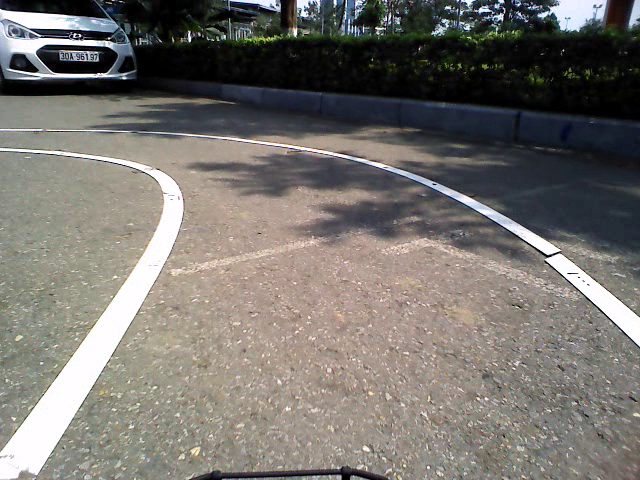
//> input picture Code_demo_tren_lop/Demo_code_bai_3/Contours/video_8.png, 640 x 480 px
$ ./main   (built with g++ and OpenCV 4)
//> lines starting //> are read from the running program, lines starting //| are printed output that depends on the picture; after the words box and inside, x2 and y2 are one past the last pixel; in counts of white or black regions, pixels touching at a corner belong together
#include <iostream>
#include <opencv2/highgui/highgui.hpp>
#include <opencv2/imgproc/imgproc.hpp>

using namespace std;
using namespace cv;

int main () {

	Mat img = imread("../video_8.png"); // mac dich doc la anh color // BGR
//> img is the input picture: 480 rows x 640 cols, CV_8UC3; mean B, G, R 110.5, 115.5, 119.3

	if(img.empty()){
		cout << "Failed" << endl;
		return 0;
	}


	// thres img
	cv::Mat gray, thres;

	cv::cvtColor(img, gray, CV_BGR2GRAY);
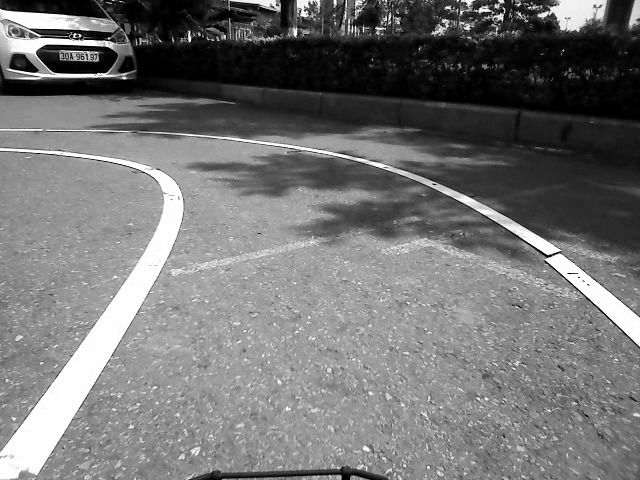
//> gray: 480 rows x 640 cols, CV_8UC1; min 0, max 255, mean 116

	threshold(gray, thres, 233, 255, THRESH_BINARY);
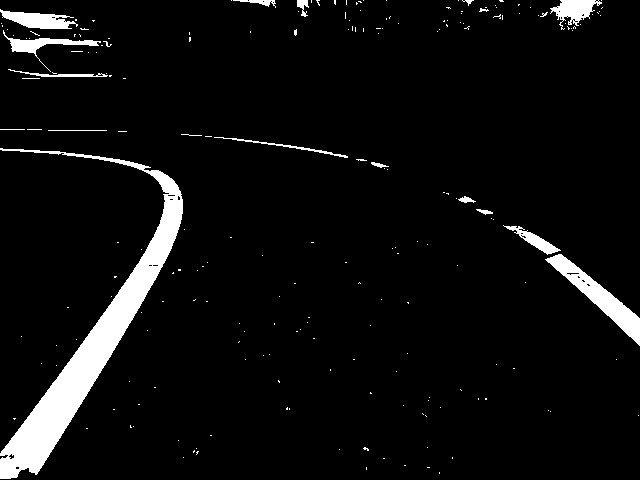
//> thres: 480 rows x 640 cols, CV_8UC1; 5.5% white; 210 white regions (192 under 20 px)


	//find contours

	vector<vector<Point>> contours;

	findContours(thres, contours, cv::RETR_TREE , cv::CHAIN_APPROX_SIMPLE);
//> contours = 243 contours, 228 with area under 20; largest, box (x1, y1, x2, y2) and area: (0, 148, 183, 479) 10064, (545, 254, 640, 346) 1942, (0, 9, 78, 29) 760, (550, 0, 602, 30) 654, (3, 30, 101, 72) 585

	cv::Mat mask = cv::Mat::zeros(thres.size(), CV_8UC1);

	int index = 0;

	for(auto & cnt : contours) {

		if(contourArea(cnt) > 255){
			drawContours(mask, contours, index, Scalar(255, 255, 255), 1);
		}

		index++;
	}
//> this loop made 243 passes
//> cnt on passes 1 to 3: 2 Points (x, y): [439, 472], [439, 473], 2 Points (x, y): [427, 467], [429, 467], 2 Points (x, y): [366, 467], [366, 469]
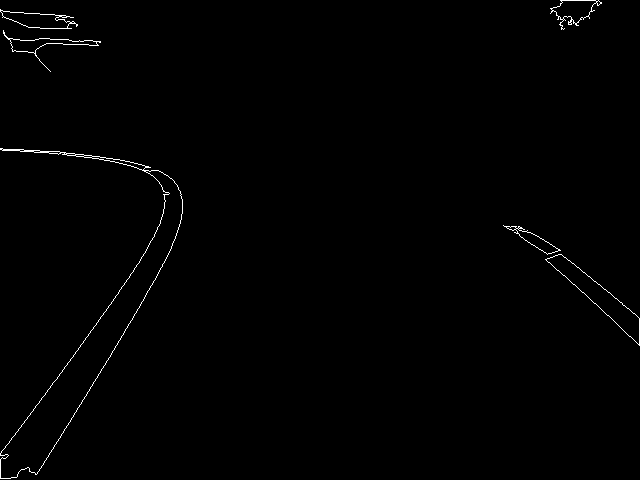
//> mask: 480 rows x 640 cols, CV_8UC1; 0.64% white in thin lines or dots
//> after the loop, index = 243

	vector<vector<Point>> convex(contours.size());
//> convex = 243 empty contours
	index=0;

	for(auto & cnt : contours){

		convexHull(cnt, convex[index++]);

	}
//> after the loop, convex = 243 contours, 225 with area under 20; largest, box (x1, y1, x2, y2) and area: (0, 148, 183, 479) 40228, (3, 30, 101, 72) 2128, (545, 254, 640, 346) 2080, (550, 0, 602, 30) 1014, (0, 9, 78, 29) 968; index = 243

	mask = cv::Mat::zeros(thres.size(), CV_8UC1);
	//drawContours(mask, convex, -1, Scalar(255, 255, 255), 1);
	drawContours(mask, contours, -1, Scalar(255, 255, 255), 1);
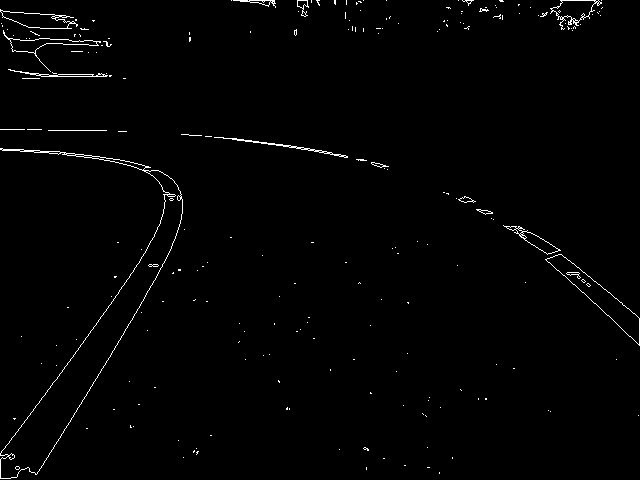
//> mask: 480 rows x 640 cols, CV_8UC1; 1.2% white in thin lines or dots

	vector<vector<Point>> approx(contours.size());
//> approx = 243 empty contours
	index = 0;
	for(auto & cnt : contours){
		double chuvi = arcLength(cnt, true);
		approxPolyDP(cnt, approx[index++], 0.01 * chuvi, true);
	}
//> this loop made 243 passes
//> (cnt, chuvi) on passes 1 to 3: (2 Points (x, y): [439, 472], [439, 473], 2), (2 Points (x, y): [427, 467], [429, 467], 4), (2 Points (x, y): [366, 467], [366, 469], 4)
//> after the loop, approx = 243 contours, 228 with area under 20; largest, box (x1, y1, x2, y2) and area: (0, 148, 183, 479) 9720, (545, 254, 640, 346) 1976, (0, 9, 78, 29) 812, (550, 0, 602, 30) 648, (3, 30, 101, 72) 590; index = 243


	drawContours(mask, approx, -1, Scalar(255, 255, 255), 1);
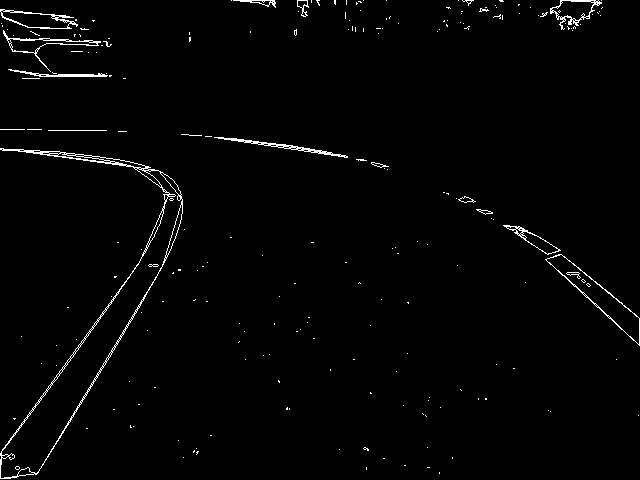
//> mask: 480 rows x 640 cols, CV_8UC1; 1.6% white in thin lines or dots

	for(auto & cnt : contours){

		if(contourArea(cnt) > 500){
			cv::Vec4f line_;
			fitLine(cnt, line_, CV_DIST_L2, 0, 0.01, 0.01);

			if(line_[0] < 0.01){
				line_[0] = 0.01;
			}
			double slope = line_[1]/line_[0];

			Point anchorPoint = cv::Point(line_[2], line_[3]);


				int rows = mask.rows;
				int cols = mask.cols;


			int lefty = int((-anchorPoint.x * slope) + anchorPoint.y);
			int righty = int(((cols - anchorPoint.x) * slope) + anchorPoint.y);

			cv::Point start = cv ::Point( cols - 1, righty);
			cv::Point end = cv:: Point(0 ,lefty);


			cv::line( mask,
					start,
					end,
					cv::Scalar (255), 2);
		}

	}
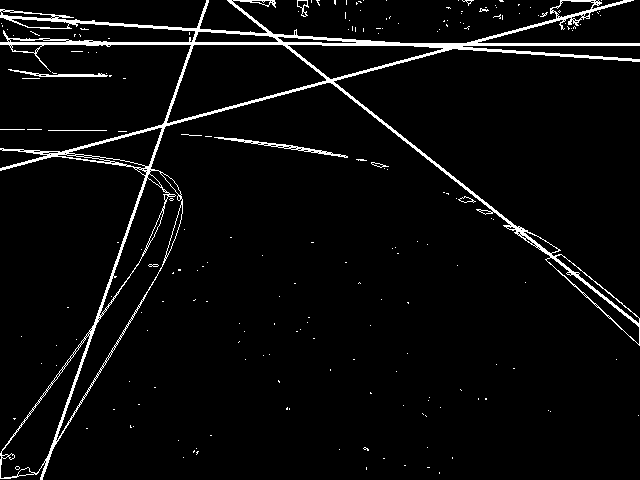
//> mask: 480 rows x 640 cols, CV_8UC1; 4.3% white; 195 white regions (184 under 20 px), largest, box (x1, y1, x2, y2) and area: (0, 0, 640, 480) 11696, (214, 137, 348, 158) 378, (8, 69, 108, 77) 249

	for(auto & cnt : contours){

		Rect r = cv::boundingRect(cnt);

		cv::rectangle(mask, r, Scalar(255), 1);

	}
//> this loop made 243 passes
//> (cnt, r) on passes 1 to 3: (2 Points (x, y): [439, 472], [439, 473], Rect(439, 472, 1, 2)), (2 Points (x, y): [427, 467], [429, 467], Rect(427, 467, 3, 1)), (2 Points (x, y): [366, 467], [366, 469], Rect(366, 467, 1, 3))
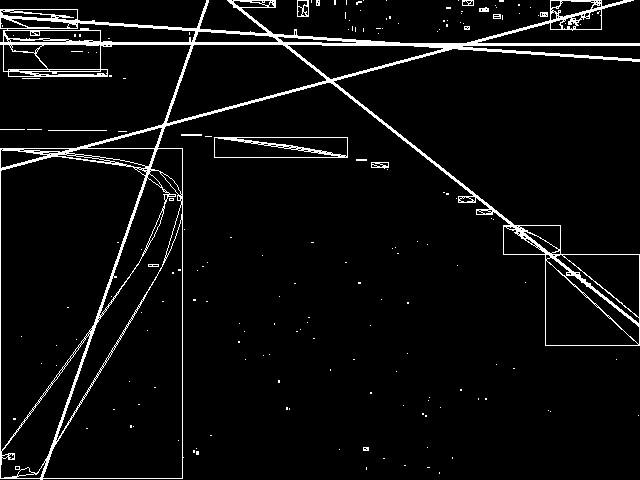
//> mask: 480 rows x 640 cols, CV_8UC1; 5.2% white in thin lines or dots

	imshow("BGR", mask);
	waitKey();
	return 1;
}

$ run again, with Code_demo_tren_lop/Demo_code_bai_3/Contours/B3_1.jpg saved as Code_demo_tren_lop/Demo_code_bai_3/Contours/video_8.png
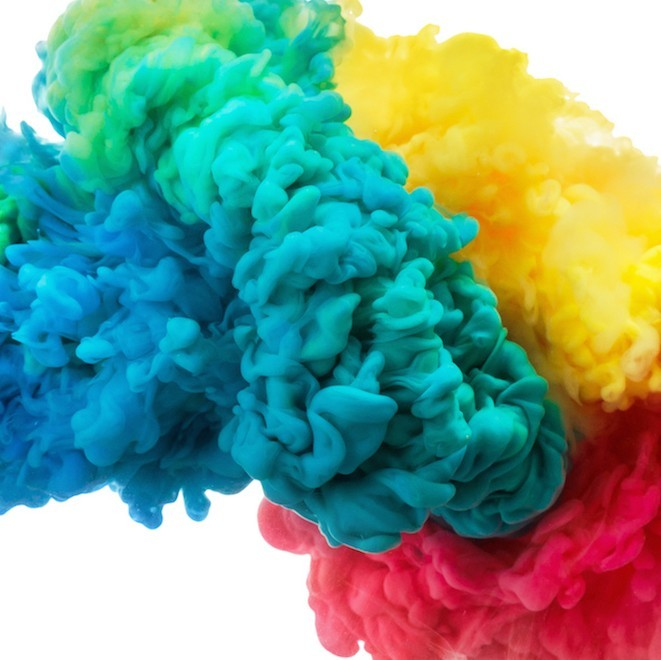
//> input picture Code_demo_tren_lop/Demo_code_bai_3/Contours/B3_1.jpg, 661 x 660 px
//> img is the input picture: 660 rows x 661 cols, CV_8UC3; mean B, G, R 138, 156.8, 114.4
//> `threshold(gray, thres, 233, 255, THRESH_BINARY);`:
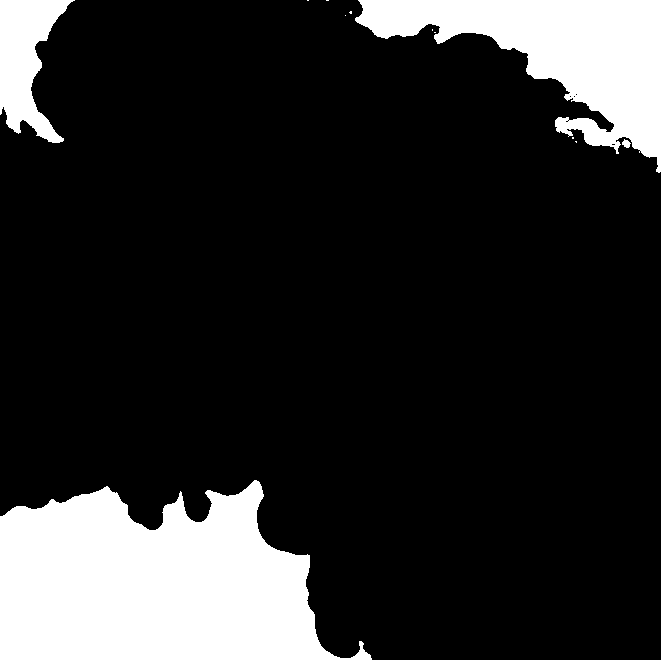
//> thres: 660 rows x 661 cols, CV_8UC1; 17.2% white; 12 white regions (8 under 20 px)
//> contours = 18 contours, 14 with area under 20; largest, box (x1, y1, x2, y2) and area: (0, 480, 372, 660) 46180, (355, 0, 661, 173) 22050, (0, 0, 75, 143) 5596, (622, 139, 631, 148) 39
//> the loop `for(auto & cnt : contours)` made 18 passes
//> cnt on passes 2, 5, 6, 7, 13, 14, 15: 3 Points (x, y): [575, 141], [576, 142], [576, 141], 2 Points (x, y): [434, 32], [435, 32], 2 Points (x, y): [432, 29], [432, 30], 1 Point (x, y): [345, 15], 4 Points (x, y): [573, 96], [574, 95], [575, 96], [574, 97], 4 Points (x, y): [569, 96], [570, 95], [571, 96], [570, 97], 4 Points (x, y): [575, 94], [576, 93], [577, 94], [576, 95]
//> after the loop `for(auto & cnt : contours)`: index = 18
//> convex = 18 empty contours
//> after the loop `for(auto & cnt : contours)`: index = 18
//> approx = 18 empty contours
//> the loop `for(auto & cnt : contours)` made 18 passes
//> chuvi on passes 1, 3, 4, 8, 9, 10, 11, 12: 1220, 26.14, 4, 6.83, 1184.2, 9.66, 7.66, 5.66
//> after the loop `for(auto & cnt : contours)`: index = 18
//> the loop `for(auto & cnt : contours)` made 18 passes
//> (slope, anchorPoint, lefty, righty, start, end) on passes 1, 9, 18: (0.455, Point(208, 538), 443, 744, Point(660, 744), Point(0, 443)), (0.53, Point(532, 90), -191, 158, Point(660, 158), Point(0, -191)), (-5.16, Point(35, 92), 272, -3140, Point(660, -3140), Point(0, 272))
//> the loop `for(auto & cnt : contours)` made 18 passes
//> r on passes 1, 3, 4, 8, 9, 10, 11, 12: Rect(0, 480, 372, 180), Rect(622, 139, 9, 9), Rect(572, 137, 2, 2), Rect(349, 11, 3, 3), Rect(355, 0, 306, 173), Rect(611, 143, 5, 3), Rect(565, 120, 4, 3), Rect(567, 119, 3, 3)
//> after the loop `for(auto & cnt : contours)`:
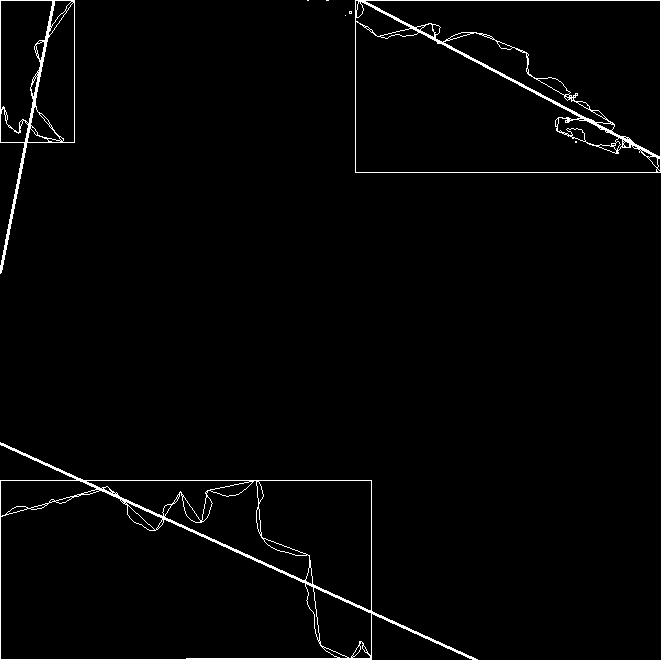
//> mask: 660 rows x 661 cols, CV_8UC1; 1.9% white in thin lines or dots
